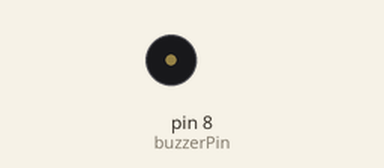
Recording of a sketch running on a simulated Arduino Uno, built with avr-gcc and run on an emulated ATmega328P. Shown: buzzer (waves = sounding). Random numbers use the default seed unless the sketch sets one.

Above: at 0.38 s.
Timing chart, 0 to 5.7 s (numbered marks = the images above):
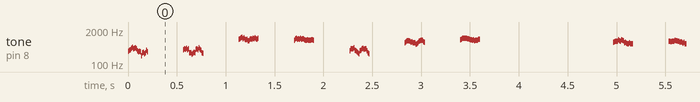

The sketch:

music_v2.ino
```cpp
const int buzzerPin = 8;  // Pin donde está conectado el buzzer

void setup() {
  pinMode(buzzerPin, OUTPUT);
  randomSeed(analogRead(0));  // Inicializa el generador de números aleatorios
}

void playToneWithNoise(int frequency, int duration, int vibratoDepth, int vibratoSpeed, int noiseLevel) {
  unsigned long startTime = millis();
  while (millis() - startTime < duration) {
    int currentFrequency = frequency + sin(2 * PI * (millis() - startTime) / vibratoSpeed) * vibratoDepth;
    currentFrequency += random(-noiseLevel, noiseLevel);  // Añadir ruido
    tone(buzzerPin, currentFrequency);
    delay(10);  // Pequeña pausa para permitir la modulación
  }
  noTone(buzzerPin);  // Apagar el tono al finalizar
}

void loop() {
  // Array base de frecuencias para tonos (notas musicales)
  int baseFrequencies[] = { 333, 666, 888, 333, 666, 698, 784 };
  int duration = 200;  // Duración base de cada tono en milisegundos

  for (int i = 0; i < 7; i++) {
    // Generar frecuencia aleatoria basada en la frecuencia base
    int frequency = baseFrequencies[random(0, 7)] + random(-30, 30);  // Variación aleatoria alrededor de la frecuencia base
    // Ajustes aleatorios para vibratoDepth y vibratoSpeed
    int vibratoDepth = random(66, 88);
    int vibratoSpeed = random(88, 333);
    int noiseLevel = random(33, 66);  // Nivel de ruido aleatorio

    playToneWithNoise(frequency, duration, vibratoDepth, vibratoSpeed, noiseLevel);
    delay(duration * 1.8);  // Pequeña pausa entre tonos
  }

  delay(1000);  // Pausa de 1 segundo antes de repetir
}
```

Measured:
- by itself, tone on pin 8 (buzzerPin): plays 313 Hz for 0.01 s, 330 Hz for 0.01 s, 345 Hz for 0.01 s, 398 Hz for 0.01 s, 443 Hz for 0.01 s, 378 Hz for 0.01 s … (3657 notes in this stretch)
